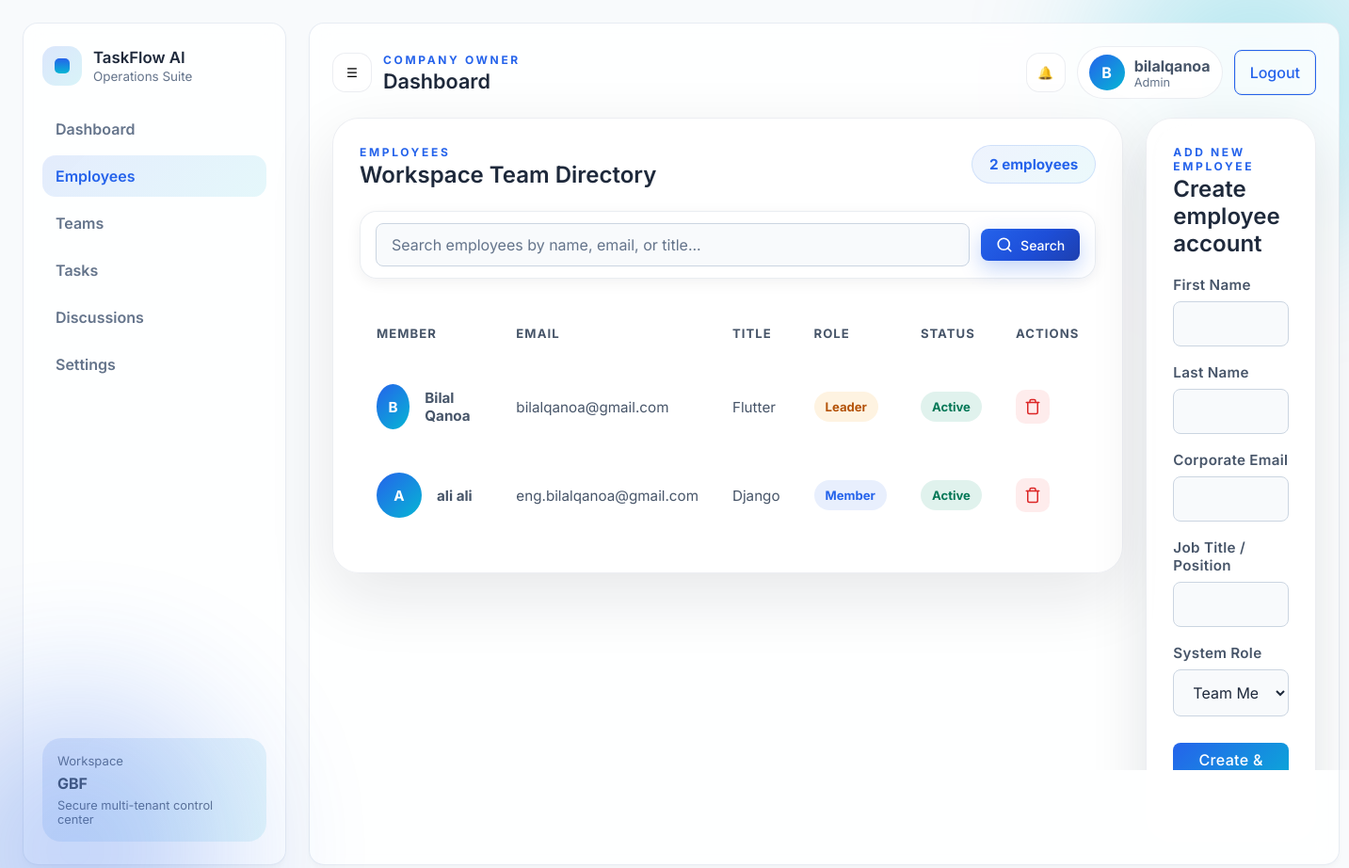
Screenshot of /dashboard/employees/ (signed in) with the database file from the repository.
### companies/models.py (models this page shows, shortened)
class Company(models.Model):
    owner = models.OneToOneField(
        'accounts.User',
        on_delete=models.CASCADE,
        related_name='owned_company'
    )
    name = models.CharField(max_length=255)
    description = models.TextField(blank=True)
    logo = models.ImageField(upload_to='company_logos/', null=True, blank=True)
    website = models.URLField(blank=True)
    phone = models.CharField(max_length=30, blank=True)
    address = models.CharField(max_length=255, blank=True)
    created_at = models.DateTimeField(auto_now_add=True)
    class Meta:
        ordering = ['-created_at']

### accounts/models.py (models this page shows, shortened)
class User(AbstractUser):
    ROLE_CHOICES = [
        ('company', 'Company Owner'),
        ('team_leader', 'Team Leader'),
        ('member', 'Member'),
    ]
    INVITATION_STATUS_CHOICES = [
        ('pending', 'Pending'),
        ('active', 'Active'),
    ]
    role = models.CharField(max_length=20, choices=ROLE_CHOICES)
    job_title = models.CharField(max_length=120, blank=True, default='')
    invitation_status = models.CharField(
        max_length=20,
        choices=INVITATION_STATUS_CHOICES,
        default='active',
    )
    company = models.ForeignKey(
        'companies.Company',
        on_delete=models.SET_NULL,
        null=True,
        blank=True,
        related_name='users'
    )

### dashboard/views.py (the view, shortened to what this page needs)
# urls.py: path('employees/', views.employees_view, name='employees'),
@login_required(login_url='accounts:login')
@transaction.atomic
def employees_view(request):
    team_leader_redirect = _redirect_team_leader(request, 'employees')
    if team_leader_redirect:
        return team_leader_redirect
    company = getattr(request.user, 'owned_company', None) or getattr(request.user, 'company', None)
    if not company:
        return redirect('accounts:profile')
    form_data = {
        'first_name': '',
        'last_name': '',
        'email': '',
        'job_title': '',
        'system_role': 'member',
    }
    search_query = request.GET.get('search', '').strip()
    employees = _employees_queryset(company, search_query)
    return render(request, 'dashboard/employees.html', {
        'company': company,
        'user': request.user,
        'employees': employees,
        'form_data': form_data,
        'search_query': search_query,
    })

### templates/dashboard/employees.html (shortened to what this page needs)
{% extends 'dashboard/base.html' %}
{% block content %}
<div class="employees-container">
    <section class="employees-grid">
        <article class="employees-table-card panel">
            <div class="section-header">
                <div>
                    <p class="eyebrow">Employees</p>
                    <h2>Workspace Team Directory</h2>
                </div>
                <span class="employee-count">{{ employees.count }} employees</span>
            </div>
            <div class="search-bar-wrapper">
                <form method="GET" action="" class="search-form">
                    <input type="text" name="search" class="search-input"
                        placeholder="Search employees by name, email, or title..." value="{{ search_query }}"
                        autocomplete="off">
                    <button type="submit" class="search-button search-button--primary" aria-label="Search employees">
                        <svg width="18" height="18" viewBox="0 0 24 24" fill="none" stroke="currentColor"
                            stroke-width="2.25" stroke-linecap="round" stroke-linejoin="round" aria-hidden="true">
                            <circle cx="11" cy="11" r="8"></circle>
                            <line x1="21" y1="21" x2="16.65" y2="16.65"></line>
                        </svg>
                        <span>Search</span>
                    </button>
                </form>
            </div>
            <div class="employees-table-wrapper">
                <table class="employees-table">
                    <thead>
                        <tr>
                            <th>Member</th>
                            <th>Email</th>
                            <th>Title</th>
                            <th>Role</th>
                            <th>Status</th>
                            <th>Actions</th>
                        </tr>
                    </thead>
                    <tbody>
                        {% for employee in employees %}
                        {% with name=employee.get_full_name|default:employee.username %}
                        <tr>
                            <td>
                                <div class="employee-row">
                                    <div class="member-avatar">{{ name|slice:":1"|upper }}</div>
                                    <div>
                                        <strong>{{ name }}</strong>
                                    </div>
                                </div>
                            </td>
                            <td>{{ employee.email }}</td>
                            <td>{{ employee.job_title|default:'Member' }}</td>
                            <td>
                                {% if employee.role == 'team_leader' %}
                                <span class="role-badge role-leader">Leader</span>
                                {% else %}
                                <span class="role-badge role-member">Member</span>
                                {% endif %}
                            </td>
                            <td>
                                {% if employee.invitation_status == 'pending' or not employee.is_active %}
                                <span class="role-badge role-pending">Pending</span>
                                {% else %}
                                <span class="role-badge role-active">Active</span>
                                {% endif %}
                            </td>
                            <td>
                                {% if employee.id != user.id %}
                                <form method="POST" action="{% url 'dashboard:delete_employee' employee.id %}"
                                    class="delete-form">
                                    <button type="button" class="delete-btn" title="Remove employee"
                                        data-employee-id="{{ employee.id }}" data-employee-name="{{ name }}">
                                        <svg width="18" height="18" viewBox="0 0 24 24" fill="none"
                                            stroke="currentColor" stroke-width="2" stroke-linecap="round"
                                            stroke-linejoin="round">
                                            <polyline points="3 6 5 6 21 6"></polyline>
                                            <path
                                                d="M19 6v14a2 2 0 0 1-2 2H7a2 2 0 0 1-2-2V6m3 0V4a2 2 0 0 1 2-2h4a2 2 0 0 1 2 2v2">
                                            </path>
                                        </svg>
                                    </button>
                                </form>
                                {% else %}
                                <span class="no-action">—</span>
                                {% endif %}
                            </td>
                        </tr>
                        {% endwith %}
                        {% endfor %}
                    </tbody>
                </table>
            </div>
        </article>
        <aside class="sidebar-form-card panel">
            <div class="section-header sidebar-header">
                <div>
                    <p class="eyebrow">Add New Employee</p>
                    <h2>Create employee account</h2>
                </div>
            </div>
            <form method="POST" action="" class="glass-form" novalidate>
                <div class="glass-field">
                    <label for="first_name">First Name</label>
                    <input id="first_name" name="first_name" type="text" class="glass-input"
                        value="{{ form_data.first_name }}" required>
                </div>
                <div class="glass-field">
                    <label for="last_name">Last Name</label>
                    <input id="last_name" name="last_name" type="text" class="glass-input"
                        value="{{ form_data.last_name }}" required>
                </div>
                <div class="glass-field">
                    <label for="email">Corporate Email</label>
                    <input id="email" name="email" type="email" class="glass-input" value="{{ form_data.email }}"
                        required>
                </div>
                <div class="glass-field">
                    <label for="job_title">Job Title / Position</label>
                    <input id="job_title" name="job_title" type="text" class="glass-input"
                        value="{{ form_data.job_title }}" required>
                </div>
                <div class="glass-field">
                    <label for="system_role">System Role</label>
                    <select id="system_role" name="system_role" class="glass-control" required>
                        <option value="member" {% if form_data.system_role == 'member' %}selected{% endif %}>Team Member
                        </option>
                    </select>
                </div>
                <button type="submit" class="btn-glass-primary btn-with-spacing">Create &amp; Send Credentials</button>
            </form>
        </aside>
    </section>
</div>
{% endblock content %}

### templates/dashboard/base.html (shortened to what this page needs)
{% load static %}
<!DOCTYPE html>
<html lang="en">
<head>
    <link rel="stylesheet" href="{% static 'css/global_theme.css' %}">
    <link rel="stylesheet" href="{% static 'css/dashboard.css' %}">
    <link rel="stylesheet" href="{% static 'css/teams.css' %}">
</head>
<body>
    <div class="dashboard-shell">
        <aside class="sidebar">
            <div class="brand-block">
                <div class="brand-mark"><span></span></div>
                <div>
                    <h1>TaskFlow AI</h1>
                    <p>Operations Suite</p>
                </div>
            </div>
            <nav class="nav-links">
                <a class="{% if request.resolver_match.url_name == 'dashboard' %}active{% endif %}"
                    href="{% url 'dashboard:dashboard' %}">Dashboard</a>
                <a class="{% if request.resolver_match.url_name == 'employees' %}active{% endif %}"
                    href="{% url 'dashboard:employees' %}">Employees</a>
                    <a class="{% if request.resolver_match.url_name == 'teams' or request.resolver_match.url_name == 'team_detail' %}active{% endif %}"
                    href="{% url 'dashboard:teams' %}">Teams</a>
                <a class="{% if request.resolver_match.url_name == 'tasks' %}active{% endif %}"
                    href="{% url 'dashboard:tasks' %}">Tasks</a>
                <a class="{% if request.resolver_match.url_name == 'discussions' or request.resolver_match.url_name == 'discussions_team' %}active{% endif %}"
                    href="{% url 'dashboard:discussions' %}">Discussions</a>
                <a class="{% if request.resolver_match.url_name == 'settings' %}active{% endif %}"
                    href="{% url 'dashboard:settings' %}">Settings</a>
            </nav>
            <div class="sidebar-card">
                <p>Workspace</p>
                <strong>{{ company.name }}</strong>
                <span>Secure multi-tenant control center</span>
            </div>
        </aside>
        <main class="main-panel">
            <header class="topbar">
                <div class="topbar-left">
                    <button class="icon-button" aria-label="Open menu">☰</button>
                    <div>
                        <p class="eyebrow">Company Owner</p>
                        <h2>Dashboard</h2>
                    </div>
                </div>
                <div class="topbar-right">
                    <button class="icon-button" aria-label="Notifications">🔔</button>
                    <div class="profile-pill">
                        <div class="avatar">{{ user.get_full_name|default:user.username|first|upper }}</div>
                        <div>
                            <strong>{{ user.get_full_name|default:user.username }}</strong>
                            <span>Admin</span>
                        </div>
                    </div>
                    <div class="nav-actions">
                        <a href="{% url 'accounts:logout' %}" class="button-secondary logout-link">Logout</a>
                    </div>
                </div>
            </header>
            {% block content %}{% endblock content %}
        </main>
    </div>
</body>
</html>

### rows the page displays
Company: name "GBF"
User: get_full_name|first "B", get_full_name "bilalqanoa"
User: value "B", employee "Bilal Qanoa", email "bilalqanoa@gmail.com", job_title "Flutter", role "Leader", invitation_status "Active"
User: value "A", employee "ali ali", email "eng.bilalqanoa@gmail.com", job_title "Django", role "Member", invitation_status "Active"

### other values shown
{{ employees.count }} "2"
